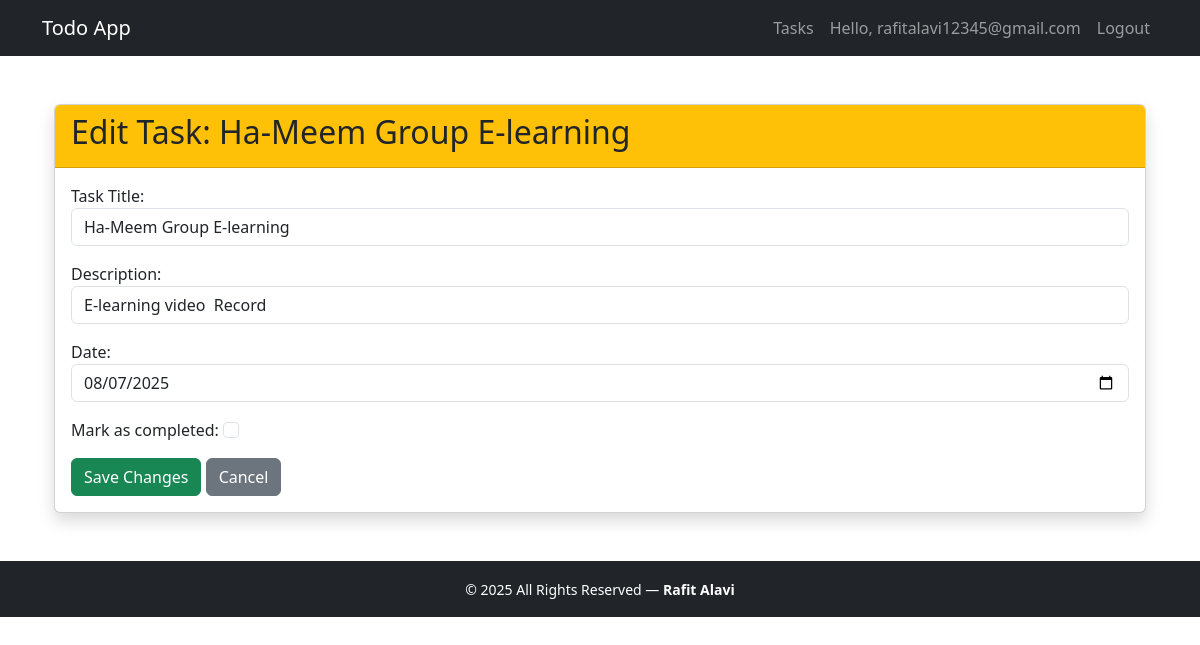
Page /task/25/edit/ (signed in) on the earlier database version.
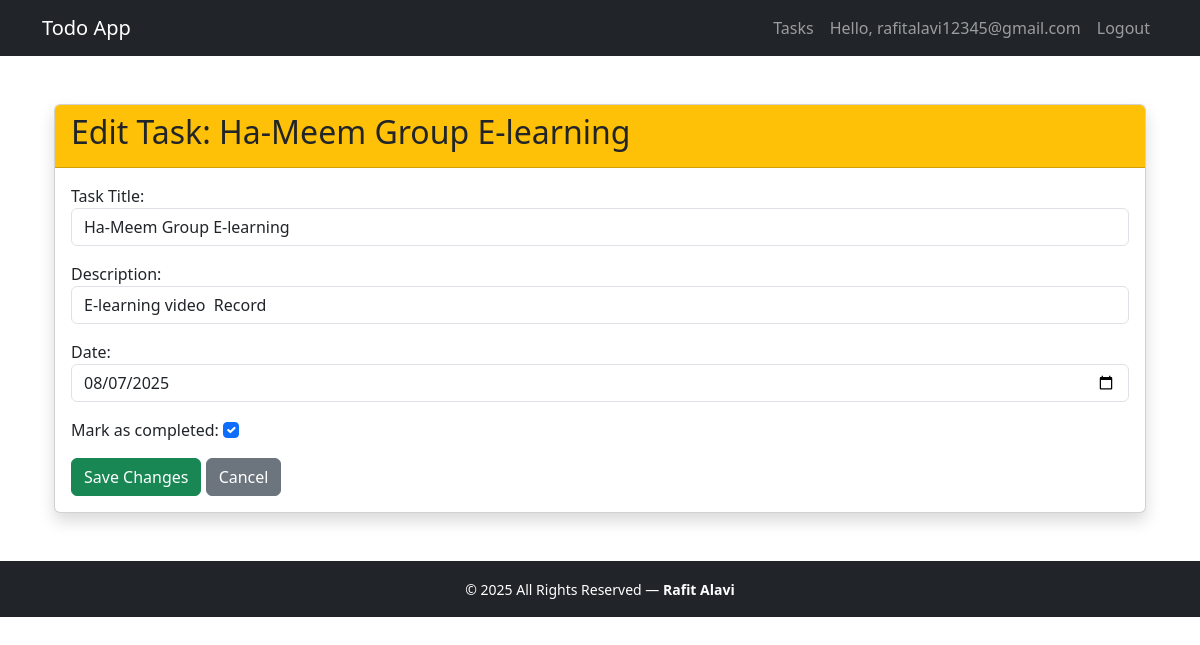
Same page on the later database version.
### todoapp/models.py (models this page shows, shortened)
class Task(models.Model):
    user = models.ForeignKey(User, on_delete=models.CASCADE)  # 👈 Link to user
    title = models.CharField(max_length=200)
    completed = models.BooleanField(default=False)
    date = models.DateField(null=True, blank=True)
    description =  RichTextField(blank=True, null=True)
    created_at = models.DateTimeField(auto_now_add=True)
    updated_at = models.DateTimeField(auto_now=True, null=True, blank=True)
    class Meta:
        ordering = ['completed', 'created_at']

### todoapp/views.py (the view)
# urls.py: path('task/<int:task_id>/edit/', views.edit_task, name='edit_task'),
@login_required
def edit_task(request, task_id):
    task = get_object_or_404(Task, id=task_id, user=request.user)
    if request.method == 'POST':
        form = TaskForm(request.POST, instance=task)
        if form.is_valid():
            form.save()
            return redirect('task_detail', task_id=task.id)
    else:
        form = TaskForm(instance=task)
    return render(request, 'todoapp/edit_task.html', {
        'form': form,
        'task': task
    })

### todoapp/templates/todoapp/edit_task.html (shortened to what this page needs)
{% extends 'todoapp/base.html' %}
{% block content %}
<div class="container mt-5">
    <div class="card shadow">
        <div class="card-header bg-warning">
            <h2>Edit Task: {{ task.title }}</h2>
        </div>
        <div class="card-body">
            <form method="POST">
                {{ form.as_p }}
                <button type="submit" class="btn btn-success">
                     Save Changes
                </button>
                <a href="{% url 'task_detail' task.id %}" class="btn btn-secondary">
                    Cancel
                </a>
            </form>
        </div>
    </div>
</div>
{% endblock %}

Differences in the rows shown:
changed Task "Ha-Meem Group E-learning": completed "☐" → "☑"
